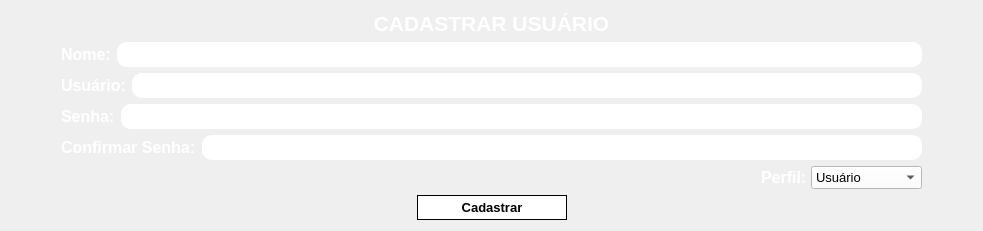
      <widget class="QWidget" name="pg_cadastro">
       <layout class="QVBoxLayout" name="verticalLayout_9">
        <item>
         <widget class="QLabel" name="label_6">
          <property name="font">
           <font>
            <pointsize>16</pointsize>
            <weight>75</weight>
            <bold>true</bold>
           </font>
          </property>
          <property name="text">
           <string>&lt;html&gt;&lt;head/&gt;&lt;body&gt;&lt;p align=&quot;center&quot;&gt;&lt;span style=&quot; font-size:16pt; color:#ffffff;&quot;&gt;CADASTRAR USUÁRIO&lt;/span&gt;&lt;/p&gt;&lt;/body&gt;&lt;/html&gt;</string>
          </property>
          <property name="alignment">
           <set>Qt::AlignCenter</set>
          </property>
         </widget>
        </item>
        <item>
         <layout class="QHBoxLayout" name="horizontalLayout_8">
          <property name="leftMargin">
           <number>50</number>
          </property>
          <property name="rightMargin">
           <number>50</number>
          </property>
          <item>
           <widget class="QLabel" name="label_7">
            <property name="font">
             <font>
              <pointsize>10</pointsize>
              <weight>75</weight>
              <bold>true</bold>
             </font>
            </property>
            <property name="text">
             <string>&lt;html&gt;&lt;head/&gt;&lt;body&gt;&lt;p&gt;&lt;span style=&quot; font-size:12pt; color:#ffffff;&quot;&gt;Nome:&lt;/span&gt;&lt;/p&gt;&lt;/body&gt;&lt;/html&gt;</string>
            </property>
           </widget>
          </item>
          <item>
           <widget class="QLineEdit" name="txt_nome">
            <property name="minimumSize">
             <size>
              <width>0</width>
              <height>25</height>
             </size>
            </property>
            <property name="font">
             <font>
              <pointsize>10</pointsize>
             </font>
            </property>
            <property name="styleSheet">
             <string notr="true">background-color: rgb(255, 255, 255);
border-radius:10px;</string>
            </property>
           </widget>
          </item>
         </layout>
        </item>
        <item>
         <layout class="QHBoxLayout" name="horizontalLayout_6">
          <property name="leftMargin">
           <number>50</number>
          </property>
          <property name="rightMargin">
           <number>50</number>
          </property>
          <item>
           <widget class="QLabel" name="label_8">
            <property name="font">
             <font>
              <pointsize>10</pointsize>
              <weight>75</weight>
              <bold>true</bold>
             </font>
            </property>
            <property name="text">
             <string>&lt;html&gt;&lt;head/&gt;&lt;body&gt;&lt;p&gt;&lt;span style=&quot; font-size:12pt; color:#ffffff;&quot;&gt;Usuário:&lt;/span&gt;&lt;/p&gt;&lt;/body&gt;&lt;/html&gt;</string>
            </property>
           </widget>
          </item>
          <item>
           <widget class="QLineEdit" name="txt_usuario">
            <property name="minimumSize">
             <size>
              <width>0</width>
              <height>25</height>
             </size>
            </property>
            <property name="font">
             <font>
              <pointsize>10</pointsize>
             </font>
            </property>
            <property name="styleSheet">
             <string notr="true">background-color: rgb(255, 255, 255);
border-radius:10px;</string>
            </property>
           </widget>
          </item>
         </layout>
        </item>
        <item>
         <layout class="QHBoxLayout" name="horizontalLayout_5">
          <property name="leftMargin">
           <number>50</number>
          </property>
          <property name="rightMargin">
           <number>50</number>
          </property>
          <item>
           <widget class="QLabel" name="label_9">
            <property name="font">
             <font>
              <pointsize>10</pointsize>
              <weight>75</weight>
              <bold>true</bold>
             </font>
            </property>
            <property name="text">
             <string>&lt;html&gt;&lt;head/&gt;&lt;body&gt;&lt;p&gt;&lt;span style=&quot; font-size:12pt; color:#ffffff;&quot;&gt;Senha:&lt;/span&gt;&lt;/p&gt;&lt;/body&gt;&lt;/html&gt;</string>
            </property>
           </widget>
          </item>
          <item>
           <widget class="QLineEdit" name="txt_senha">
            <property name="minimumSize">
             <size>
              <width>0</width>
              <height>25</height>
             </size>
            </property>
            <property name="font">
             <font>
              <pointsize>10</pointsize>
             </font>
            </property>
            <property name="styleSheet">
             <string notr="true">background-color: rgb(255, 255, 255);
border-radius:10px;</string>
            </property>
            <property name="echoMode">
             <enum>QLineEdit::Password</enum>
            </property>
           </widget>
          </item>
         </layout>
        </item>
        <item>
         <layout class="QHBoxLayout" name="horizontalLayout_7">
          <property name="leftMargin">
           <number>50</number>
          </property>
          <property name="rightMargin">
           <number>50</number>
          </property>
          <item>
           <widget class="QLabel" name="label_10">
            <property name="font">
             <font>
              <pointsize>10</pointsize>
              <weight>75</weight>
              <bold>true</bold>
             </font>
            </property>
            <property name="text">
             <string>&lt;html&gt;&lt;head/&gt;&lt;body&gt;&lt;p&gt;&lt;span style=&quot; font-size:12pt; color:#ffffff;&quot;&gt;Confirmar Senha:&lt;/span&gt;&lt;/p&gt;&lt;/body&gt;&lt;/html&gt;</string>
            </property>
           </widget>
          </item>
          <item>
           <widget class="QLineEdit" name="txt_confirmar">
            <property name="minimumSize">
             <size>
              <width>0</width>
              <height>25</height>
             </size>
            </property>
            <property name="maximumSize">
             <size>
              <width>16777215</width>
              <height>16777215</height>
             </size>
            </property>
            <property name="font">
             <font>
              <pointsize>10</pointsize>
             </font>
            </property>
            <property name="styleSheet">
             <string notr="true">background-color: rgb(255, 255, 255);
border-radius:10px;</string>
            </property>
            <property name="text">
             <string/>
            </property>
            <property name="echoMode">
             <enum>QLineEdit::Password</enum>
            </property>
           </widget>
          </item>
         </layout>
        </item>
        <item>
         <layout class="QHBoxLayout" name="horizontalLayout_9" stretch="0,0">
          <property name="spacing">
           <number>0</number>
          </property>
          <property name="leftMargin">
           <number>750</number>
          </property>
          <property name="topMargin">
           <number>0</number>
          </property>
          <property name="rightMargin">
           <number>50</number>
          </property>
          <property name="bottomMargin">
           <number>0</number>
          </property>
          <item>
           <widget class="QLabel" name="label_11">
            <property name="minimumSize">
             <size>
              <width>50</width>
              <height>0</height>
             </size>
            </property>
            <property name="maximumSize">
             <size>
              <width>50</width>
              <height>100</height>
             </size>
            </property>
            <property name="font">
             <font>
              <pointsize>10</pointsize>
              <weight>75</weight>
              <bold>true</bold>
             </font>
            </property>
            <property name="text">
             <string>&lt;html&gt;&lt;head/&gt;&lt;body&gt;&lt;p&gt;&lt;span style=&quot; font-size:12pt; color:#ffffff;&quot;&gt;Perfil:&lt;/span&gt;&lt;/p&gt;&lt;/body&gt;&lt;/html&gt;</string>
            </property>
           </widget>
          </item>
          <item>
           <widget class="QComboBox" name="cb_perfil">
            <property name="minimumSize">
             <size>
              <width>100</width>
              <height>20</height>
             </size>
            </property>
            <property name="maximumSize">
             <size>
              <width>150</width>
              <height>25</height>
             </size>
            </property>
            <property name="font">
             <font>
              <pointsize>10</pointsize>
              <weight>50</weight>
              <bold>false</bold>
             </font>
            </property>
            <property name="cursor">
             <cursorShape>PointingHandCursor</cursorShape>
            </property>
            <property name="styleSheet">
             <string notr="true">background-color: rgb(255, 255, 255);</string>
            </property>
            <item>
             <property name="text">
              <string>Usuário</string>
             </property>
            </item>
            <item>
             <property name="text">
              <string>Administrador</string>
             </property>
            </item>
           </widget>
          </item>
         </layout>
        </item>
        <item>
         <layout class="QHBoxLayout" name="horizontalLayout_10">
          <item>
           <widget class="QLabel" name="label_12">
            <property name="text">
             <string/>
            </property>
           </widget>
          </item>
          <item>
           <widget class="QPushButton" name="btn_cadastrar">
            <property name="minimumSize">
             <size>
              <width>0</width>
              <height>25</height>
             </size>
            </property>
            <property name="maximumSize">
             <size>
              <width>150</width>
              <height>30</height>
             </size>
            </property>
            <property name="font">
             <font>
              <pointsize>10</pointsize>
              <weight>75</weight>
              <bold>true</bold>
             </font>
            </property>
            <property name="cursor">
             <cursorShape>PointingHandCursor</cursorShape>
            </property>
            <property name="styleSheet">
             <string notr="true">QPushButton{background-color: rgb(255, 255, 255);
border-radius:15px}

QPushButton:!pressed
{
  border: 1px solid black;
}</string>
            </property>
            <property name="text">
             <string>Cadastrar</string>
            </property>
           </widget>
          </item>
          <item>
           <widget class="QLabel" name="label_13">
            <property name="text">
             <string/>
            </property>
           </widget>
          </item>
         </layout>
        </item>
       </layout>
      </widget>
